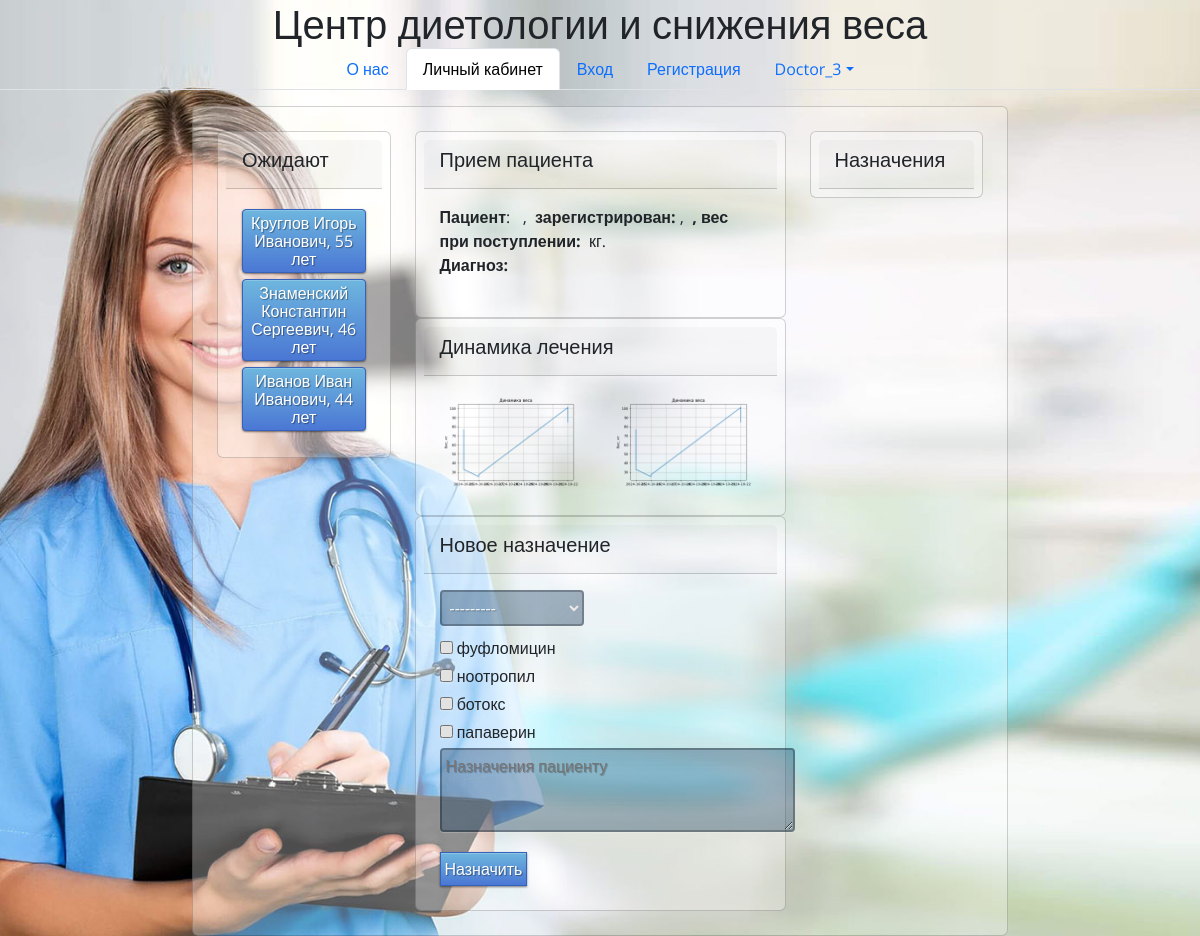
Screenshot of /weight_control/dashboard/ (signed in) with the database file from the repository.
### weight_control/models.py (models this page shows)
class Pacient_Profile(models.Model):
    user = models.OneToOneField(User, on_delete=models.PROTECT)
    family = models.CharField(max_length=50)
    first_name = models.CharField(max_length=50)
    second_name = models.CharField(max_length=50)
    phone_number = models.CharField(max_length=15)
    adress = models.CharField(max_length=100, unique=False, default="Адрес не указан")
    birth_date = models.DateField(null=True, blank=True)
    first_diagnos = models.TextField(unique=False)
    start_weight = models.DecimalField(max_digits=6, decimal_places=3, )
    gender = models.CharField(choices=CHOICE_GENDER, max_length=7, blank=False)
    registration_date = models.DateField(null=False, blank=False, default=date.today)
    email = models.CharField(max_length=50, blank=True, unique=False)
    doc_attached = models.ForeignKey(Doctor_Profile, on_delete=models.PROTECT, default=None, unique=False, blank=True, null=True)
    def calculate_age(self, birth_date):
        if  not birth_date:
            return 'не указан'
        else:
            today = date.today()
            return str(today.year - birth_date.year - ((today.month, today.day) < (birth_date.month, birth_date.day))) + ' лет'
    def __str__(self):
        return self.family + ' ' + self.first_name + ' ' + self.second_name + ', ' + self.calculate_age(self.birth_date)

### weight_control/views.py (the view, shortened to what this page needs)
# urls.py: path('weight_control/dashboard/', Dashboard.as_view(), name='dashboard'),
class Dashboard(My_View):
    def set_doctor_context(self):
        context = {}
        pacient_id = self.request.GET.get('pacient_id')
        if not pacient_id:
            pacient_id = '0'
        assign_form = Assignment_Form()
        context['assign_form'] = assign_form
        pacient_list = Pacient_Profile.objects.filter(doc_attached=self.get_profile())
        context['pacient_list'] = [
            {'pacient': x, 'class': 'btn-select', 'id': x.id}
            if x.id == int(pacient_id)
            else {'pacient': x, 'class': 'btn-primary', 'id': x.id}
            for x in pacient_list]
        return context
    def get(self, request):
        if self.auth_as_pacient():
            self.my_context = self.my_context | self.set_pacient_context()
            return render(self.request, 'dashboard_pacient.html',
                          self.my_context | MENU_DASHBOARD | MAIN_TITLE)
        elif self.auth_as_doctor():
            self.my_context = self.my_context | self.set_doctor_context()
            return render(self.request, 'dashboard_doctor.html',
                          self.my_context | MENU_DASHBOARD | MAIN_TITLE)
        return render(self.request, 'home_page.html', MENU | MAIN_TITLE)

### weight_control/models.py (called while the page is built)
    def __str__(self):
        return self.title

### weight_control/views.py (called while the page is built)
    def user_is_auth(self):
        if self.request.user.is_authenticated:
            return True
        return False

    def get_user_groups(self):
        if not self.request.user.groups.values():
            return []  # пользователь вне групп
        return [x['name'] for x in self.request.user.groups.values('name')]  # возвращвем списки имен групп пользователя

    def auth_as_pacient(self):
        if self.user_is_auth() and len(self.get_user_groups()) == 0:
            return True
        return False

    def auth_as_doctor(self):
        if self.user_is_auth() and 'врач' in self.get_user_groups():
            return True
        return False

    def get_profile(self, ):
        if self.auth_as_doctor():
            if Doctor_Profile.objects.filter(user__username=self.request.user).exists():
                return Doctor_Profile.objects.get(user__username=self.request.user)
            else:
                return None
        elif self.auth_as_pacient():
            if Pacient_Profile.objects.filter(user__username=self.request.user).exists():
                return Pacient_Profile.objects.get(user__username=self.request.user)
            else:
                return None
        return None

### weight_control/templates/dashboard_doctor.html (shortened to what this page needs)
{% extends "main_menu.html" %}
{% block head %}
{{ block.super }}
{% endblock %}
{% block header %}
{{ block.super }}
{% endblock %}
{% block menu %}
{{ block.super }}
{% endblock %}
{% block content %}
<div class="container mt-3 justify-content-center doc-container">
    <div class="card justify-content-center">
         <div class="card-body" >
            <div class="row">
                <div class="col-md-3">
                    <div class="card">
                    <div class="card-header"><h5>Ожидают</h5></div>
                    <div class="card-body">
                    {% for pacient in pacient_list%}
                       <a href="?pacient_id={{ pacient.id }}" class="btn {{ pacient.class }} ">{{ pacient.pacient }}</a>
                    {% endfor %}
                    </div>
                    </div>
                </div>
                <div class="col-md-6">
                    <div class="card">
                        <div class="card-header"><h5>Прием пациента</h5></div>
                            <div class="card-body">
                                <p class="text-small"><b>Пациент</b>:&nbsp;{{pacient.family}}&nbsp;{{pacient.first_name}}&nbsp;{{pacient.second_name}},&nbsp;
                                <b>зарегистрирован:</b>&nbsp;{{pacient.registration_date}},&nbsp;
                                <b>, вес при поступлении:</b>&nbsp;{{pacient.start_weight }} кг.<br>
                                <b>Диагноз:</b>&nbsp;{{pacient.first_diagnos}}&nbsp;
                                </p>
                            </div>
                    </div>
                     <div class="card">
                        <div class="card-header"><h5>Динамика лечения</h5></div>
                            <div class="card-body">
                                <div class="row">
                                    <div class="col-md-6">
                                        <img src="/static/media/graph_weight_1.png" width="100%">
                                    </div>
                                    <div class="col-md-6">
                                        <img src="/static/media/graph_weight_1.png" width="100%">
                                    </div>
                                </div>
                            </div>
                    </div>
                    <div class="card">
                        <div class="card-header"><h5>Новое назначение</h5></div>
                        <div class="card-body">
                            <form method="post">
                                {{assign_form.diets}}
                                {{assign_form.preparats_list}}
                                {{assign_form.description}}
                                <br>
                                <button type="submit" class="btn-primary">Назначить</button>
                            </form>
                        </div>
                    </div>
                </div>
                <div class="col-md-3">
                    <div class="card">
                        <div class="card-header"><h5>Назначения</h5></div>
                    </div>
                </div>
            </div>
         </div>
    </div>
</div>
{% endblock %}

### weight_control/templates/main_menu.html (shortened to what this page needs)
{% load static %}
<!DOCTYPE html>
<html lang="ru">
{% block head %}
<head>
    <link href="https://cdn.jsdelivr.net/npm/bootstrap@5.3.3/dist/css/bootstrap.min.css" rel="stylesheet">
    <link rel="stylesheet" href='{% static "/my_style.css" %}'>
</head>
{% endblock %}
<body >
{% block header %}
<h1 class="nav justify-content-center">{{ title }}</h1>
{% endblock %}
{% block menu %}
<ul class="nav nav-tabs justify-content-center">
{% for str_ in menu %}
    <li class="nav-item">
        <a class="nav-link {{str_.class}}" href="{{str_.href}}" >{{str_.menu}}</a>
    </li>
{% endfor %}
    {% if user.is_authenticated %}
    <li class="nav-item dropdown">
        <a class="nav-link dropdown-toggle" data-bs-toggle="dropdown" href="#" role="button" aria-expanded="false">{{ user }}</a>
    </li>
    {% endif%}
</ul>
{% endblock %}
{% block content %}
{% endblock %}
</body>
</html>

### static/my_style.css (style rules this page uses)
.btn { display: inline-block; *display: inline; *zoom: 1; padding: 4px 10px 4px; margin-bottom: 2px; font-size: 16px; line-height: 18px; color: #333333; text-align: center;text-shadow: 0 1px 1px rgba(255, 255, 255, 0.75); vertical-align: middle; background-color: #f5f5f5; background-image: -moz-linear-gradient(top, #ffffff, #e6e6e6); background-image: -ms-linear-gradient(top, #ffffff, #e6e6e6); background-image: -webkit-gradient(linear, 0 0, 0 100%, from(#ffffff), to(#e6e6e6)); background-image: -webkit-linear-gradient(top, #ffffff, #e6e6e6); background-image: -o-linear-gradient(top, #ffffff, #e6e6e6); background-image: linear-gradient(top, #ffffff, #e6e6e6); background-repeat: repeat-x; filter: progid:dximagetransform.microsoft.gradient(startColorstr=#ffffff, endColorstr=#e6e6e6, GradientType=0); border-color: #e6e6e6 #e6e6e6 #e6e6e6; border-color: rgba(0, 0, 0, 0.1) rgba(0, 0, 0, 0.1) rgba(0, 0, 0, 0.25); border: 1px solid #e6e6e6; -webkit-border-radius: 4px; -moz-border-radius: 4px; border-radius: 4px; -webkit-box-shadow: inset 0 1px 0 rgba(255, 255, 255, 0.2), 0 1px 2px rgba(0, 0, 0, 0.05); -moz-box-shadow: inset 0 1px 0 rgba(255, 255, 255, 0.2), 0 1px 2px rgba(0, 0, 0, 0.05); box-shadow: inset 0 1px 0 rgba(255, 255, 255, 0.2), 0 1px 2px rgba(0, 0, 0, 0.05); cursor: pointer; *margin-left: .3em; }
.btn-primary, .btn-primary:hover { text-shadow: 0 -1px 0 rgba(0, 0, 0, 0.25); color: #ffffff; font-size: 16px; }
.btn-primary { margin-top: 4px; padding: 4px; background-color: #4a77d4; background-image: -moz-linear-gradient(top, #6eb6de, #4a77d4); background-image: -ms-linear-gradient(top, #6eb6de, #4a77d4); background-image: -webkit-gradient(linear, 0 0, 0 100%, from(#6eb6de), to(#4a77d4)); background-image: -webkit-linear-gradient(top, #6eb6de, #4a77d4); background-image: -o-linear-gradient(top, #6eb6de, #4a77d4); background-image: linear-gradient(top, #6eb6de, #4a77d4); background-repeat: repeat-x; filter: progid:dximagetransform.microsoft.gradient(startColorstr=#6eb6de, endColorstr=#4a77d4, GradientType=0); border: 1px solid #3762bc; text-shadow: 1px 1px 1px rgba(0,0,0,0.4); box-shadow: inset 0 1px 0 rgba(255, 255, 255, 0.2), 0 1px 2px rgba(0, 0, 0, 0.5); }
* { -webkit-box-sizing:border-box; -moz-box-sizing:border-box; -ms-box-sizing:border-box; -o-box-sizing:border-box; box-sizing:border-box; }
html { background-image: url('/static/8.jpg'); background-repeat: no-repeat; background-position: left top; background-attachment: fixed; -webkit-background-size: cover; -moz-background-size: cover; -o-background-size: cover; background-size: cover; }
body { width: 100%; height:100%; font-family: 'Open Sans', sans-serif; background-color: rgba(255,255,255,0); filter: progid:DXImageTransform.Microsoft.gradient( startColorstr='#3E1D6D', endColorstr='#092756',GradientType=1 ); }
input { margin-bottom: 10px; background: rgba(0,50,100,0.3); border: none; outline: none; padding: 4px; font-size: 16px; color: #fff; text-shadow: 1px 1px 1px rgba(0,0,0,0.3); border: 2px solid rgba(0,0,0,0.3); border-radius: 4px; box-shadow: inset 0 -5px 45px rgba(100,100,100,0.2), 0 1px 1px rgba(255,255,255,0.2); -webkit-transition: box-shadow .5s ease; -moz-transition: box-shadow .5s ease; -o-transition: box-shadow .5s ease; -ms-transition: box-shadow .5s ease; transition: box-shadow .5s ease; }
textarea { margin-bottom: 10px; background: rgba(0,50,100,0.3); border: none; outline: none; padding: 4px; font-size: 16px; color: #fff; text-shadow: 1px 1px 1px rgba(0,0,0,0.3); border: 2px solid rgba(0,0,0,0.3); border-radius: 4px; box-shadow: inset 0 -5px 45px rgba(100,100,100,0.2), 0 1px 1px rgba(255,255,255,0.2); -webkit-transition: box-shadow .5s ease; -moz-transition: box-shadow .5s ease; -o-transition: box-shadow .5s ease; -ms-transition: box-shadow .5s ease; transition: box-shadow .5s ease; }
select { margin-bottom: 10px; background: rgba(0,50,100,0.3); border: none; outline: none; padding: 4px; font-size: 16px; color: #fff; text-shadow: 1px 1px 1px rgba(0,0,0,0.3); border: 2px solid rgba(0,0,0,0.3); border-radius: 4px; box-shadow: inset 0 -5px 45px rgba(100,100,100,0.2), 0 1px 1px rgba(255,255,255,0.2); -webkit-transition: box-shadow .5s ease; -moz-transition: box-shadow .5s ease; -o-transition: box-shadow .5s ease; -ms-transition: box-shadow .5s ease; transition: box-shadow .5s ease; }
.card { width: 100%; padding: 8px 8px; background: rgba(255,255,255,0.3); }
.doc-container { width: 70%; }

### rows the page displays
Pacient_Profile: pacient "Круглов Игорь Иванович, 55 лет"
Pacient_Profile: pacient "Знаменский Константин Сергеевич, 46 лет"
Pacient_Profile: pacient "Иванов Иван Иванович, 44 лет"

### other values shown
{{ str_.menu }} "О нас" "Личный кабинет" "Вход" "Регистрация"
{{ user }} "Doctor_3"
